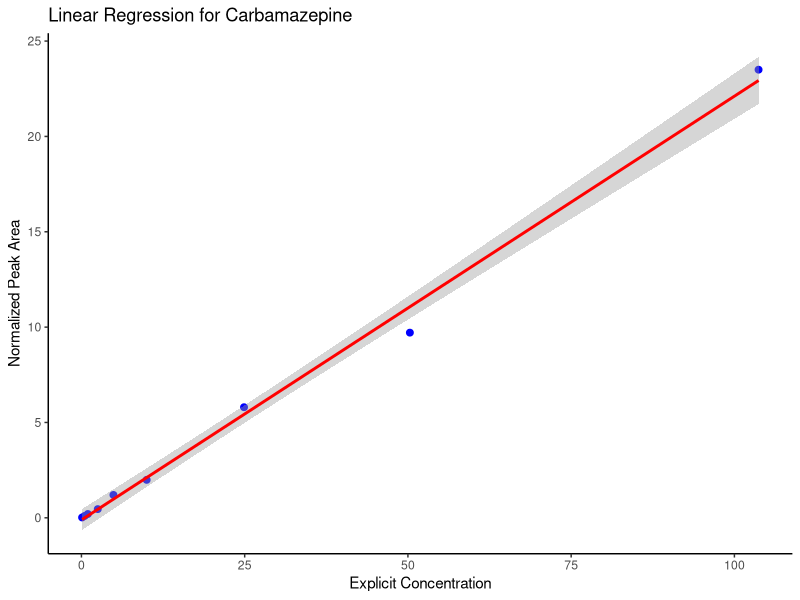
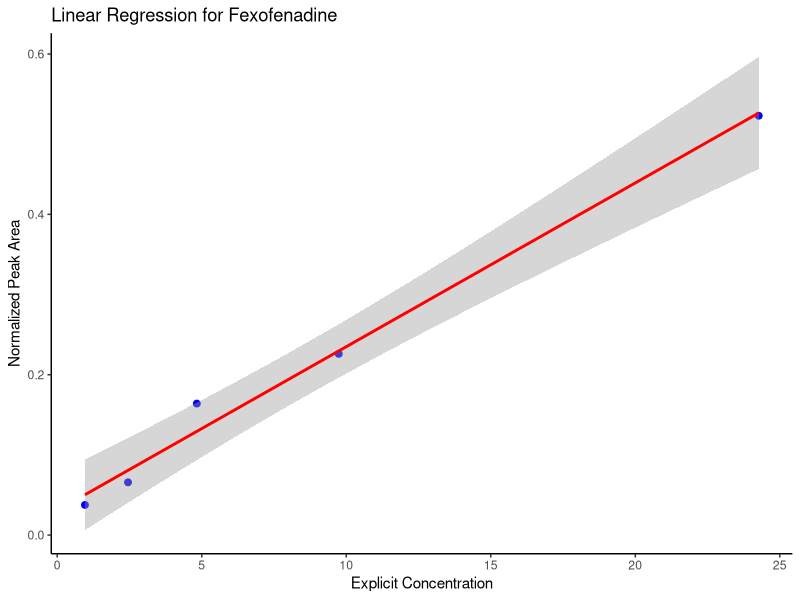
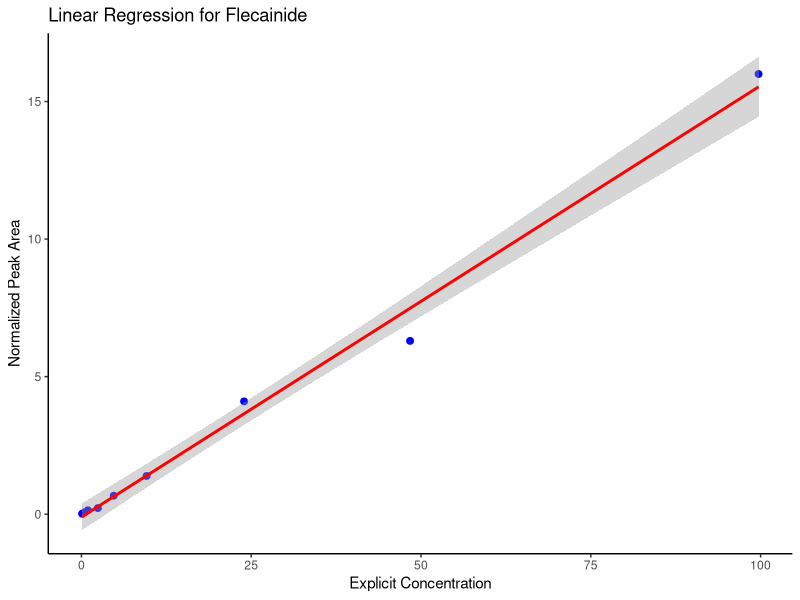
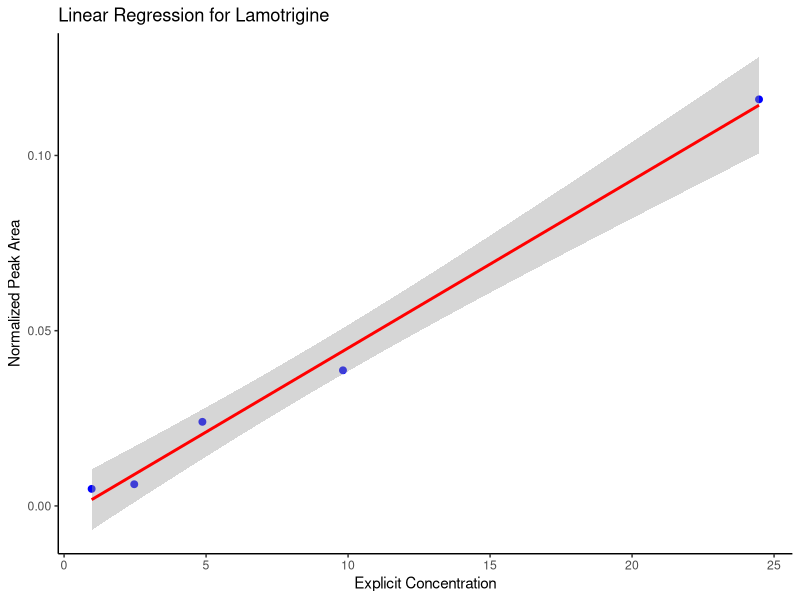
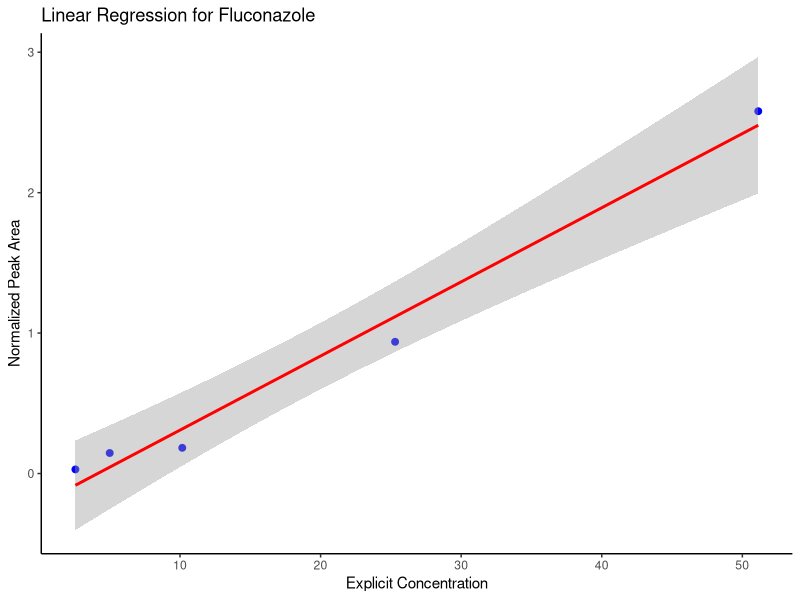
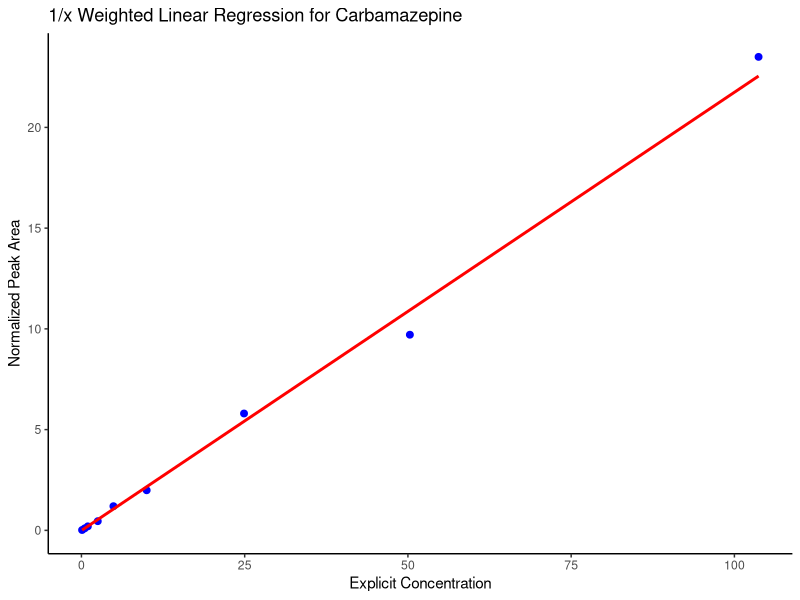
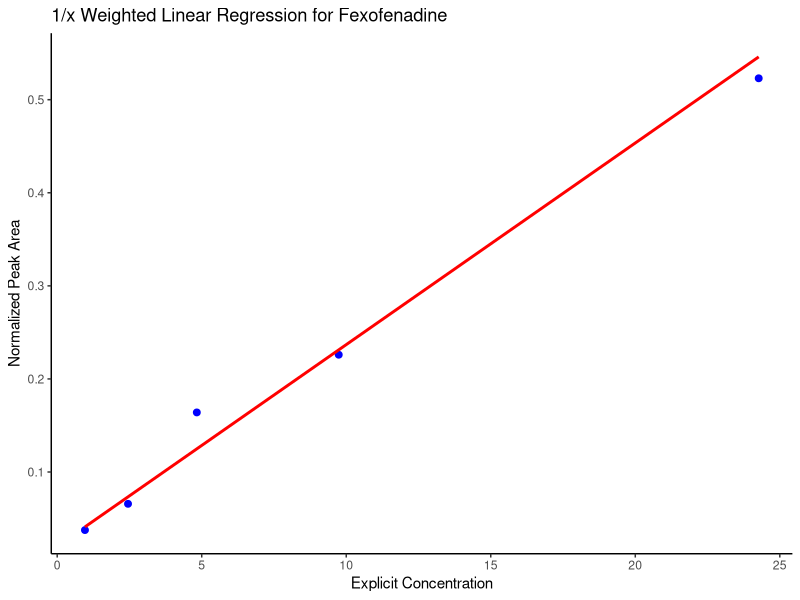
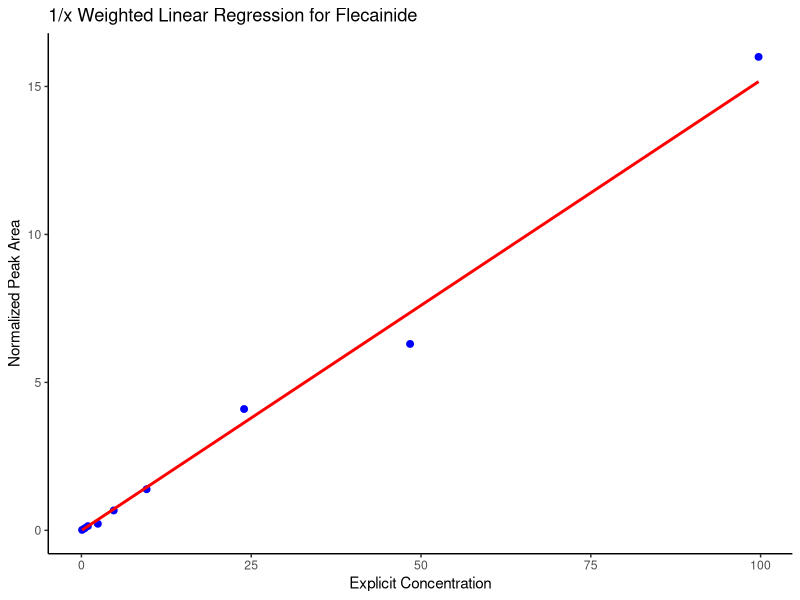

The R source for these figures, in order:
## ---- chunk 1
setwd("C:/Users/Marquis.Yazzie/OneDrive - University of Denver/Desktop/DU Research/SMRW project/Targeted analysis of SMRW and NS/SMRW_PRM_Pharma_retry_06102024/custom cal curve")
## ---- chunk 2
library(dplyr)
library(ggplot2)

## ---- chunk 3
ws <- read.csv("SMRW_PRM_06112024_transitions_for_quant.csv", header= T)
## ---- chunk 4
ws <- subset(ws, Sample.Type == "Standard")

ws <- subset(ws, Exclude.From.Calibration == "FALSE")

ws <- subset(ws, Molecule_Name!= "Sulfamethizole-d4")
## ---- chunk 5


# Get unique molecule names
molecules <- unique(ws$Molecule_Name)

# Loop over each molecule
for (mol in molecules) {
  
  # Subset the data for this molecule
  df_sub <- ws %>% filter(Molecule_Name == mol)

  # Create the plot
  p <- ggplot(df_sub, aes(x = Explicit.Analyte.Concentration, y = Normalized_Area)) +
    geom_point(color = "blue", size = 2) +
    geom_smooth(method = "lm", se = TRUE, color = "red") +
    theme_classic() +
    labs(
      title = paste("Linear Regression for", mol),
      x = "Explicit Concentration",
      y = "Normalized Peak Area"
    )

  # Display the plot
  print(p)
}
## ---- chunk 6
# Get unique molecule names
molecules <- unique(ws$Molecule_Name)

for (mol in molecules) {
  
  # Subset the data for this molecule
  df_sub <- ws %>% filter(Molecule_Name == mol)
  
  # Fit 1/x weighted regression
  fit <- lm(
    Normalized_Area ~ Explicit.Analyte.Concentration,
    data = df_sub,
    weights = 1 / Explicit.Analyte.Concentration
  )
  
  # Create prediction data
  df_pred <- data.frame(
    Explicit.Analyte.Concentration = seq(
      min(df_sub$Explicit.Analyte.Concentration, na.rm = TRUE),
      max(df_sub$Explicit.Analyte.Concentration, na.rm = TRUE),
      length.out = 100
    )
  )
  df_pred$Predicted <- predict(fit, newdata = df_pred)
  
  # Create plot
  p <- ggplot(df_sub, aes(x = Explicit.Analyte.Concentration, y = Normalized_Area)) +
    geom_point(color = "blue", size = 2) +
    geom_line(data = df_pred, aes(y = Predicted), color = "red", linewidth = 1) +
    theme_classic() +
    labs(
      title = paste("1/x Weighted Linear Regression for", mol),
      x = "Explicit Concentration",
      y = "Normalized Peak Area"
    )
  # Save plot
  ggsave(
    filename = paste0("Weighted_LR_", mol, ".svg"),
    plot = p,
    width = 6, height = 4, dpi = 300
  )
  print(p)
}
## ---- chunk 7
# Get slope, intercept, and R² for each Molecule
lm_results <- ws %>%
  group_by(Molecule_Name) %>%
  do({
    fit <- lm(Normalized_Area ~ Explicit.Analyte.Concentration, data = .)
    data.frame(
      Intercept = coef(fit)[1],
      Slope = coef(fit)[2],
      R2 = summary(fit)$r.squared
    )
  }) %>%
  ungroup()

lm_results
## ---- chunk 8
lm_results_weight <- ws %>%
  group_by(Molecule_Name) %>%
  do({
    fit <- lm(
      Normalized_Area ~ Explicit.Analyte.Concentration,
      data = .,
      weights = 1 / Explicit.Analyte.Concentration
    )
    data.frame(
      Intercept = coef(fit)[1],
      Slope = coef(fit)[2],
      R2 = summary(fit)$r.squared
    )
  }) %>%
  ungroup()

lm_results_weight
